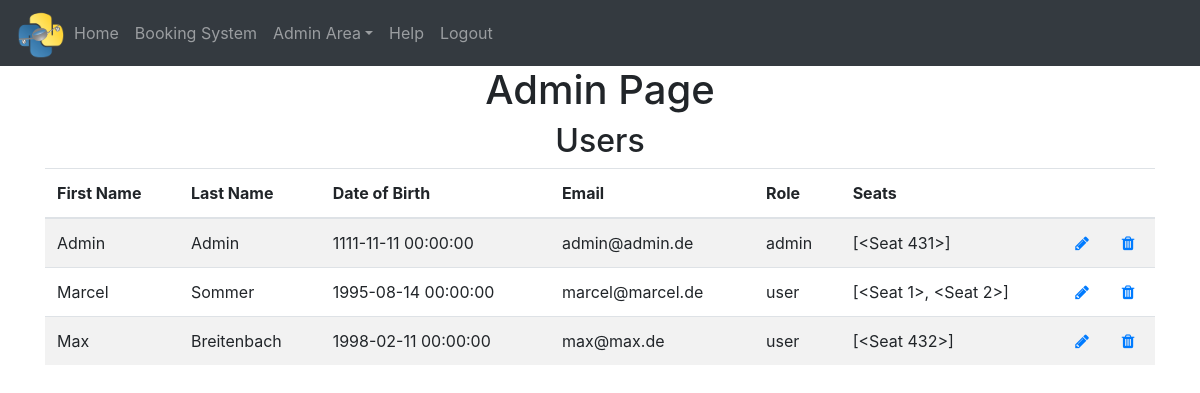
Page /admin-area/user (signed in) on the committed database.
### website/models.py (models this page shows)
class User(db.Model, UserMixin):
    id = db.Column(db.Integer, primary_key=True)
    email = db.Column(db.String(150), unique=True)
    password = db.Column(db.String(150))
    first_name = db.Column(db.String(150))
    last_name = db.Column(db.String(150))
    birth_date = db.Column(db.DateTime)
    role = db.Column(db.String(10))
    seats = db.relationship('Seat')

### website/admin.py (the view)
@admins.route('/user', methods=['GET', 'POST'])
@login_required
def admin_user():
    admin = admin_user_checker(current_user)
    if admin:
        users = User.query.all()
        return render_template('admin_user.html', user=current_user, users=users)

### website/__init__.py (called while the page is built)
def create_app():
    from .views import views
    from .auth import auth
    from .admin import admins
    from .models import User, Seat
    app = Flask(__name__)
    app.config['SECRET_KEY'] = 'secret'
    app.config['SQLALCHEMY_DATABASE_URI'] = f'sqlite:///{DB_NAME}'
    app.config['FLASK_ADMIN_SWATCH'] = 'cerulean'
    app.register_blueprint(views, url_prefix='/')
    app.register_blueprint(auth, url_prefix='/')
    app.register_blueprint(admins, url_prefix='/admin-area')
    db.init_app(app)
    create_database(app)
    login_manager = LoginManager()
    login_manager.login_view = 'auth.login'
    login_manager.init_app(app)
    @login_manager.user_loader
    def load_user(id):
        return User.query.get(int(id))
    return app

### website/python_scripts.py (called while the page is built)
def admin_user_checker(current_user):
    if current_user.role == 'admin':
        return True
    else:
        flash('You need do be an Admin to access!!', category='error')
        return redirect(url_for('views.home'))

### website/templates/admin_user.html
{% extends "base.html" %} {% block title %}Admin{% endblock %}
{% block content%}
<h1 align="center">Admin Page</h1>
<h2 align="center">Users</h2>
<table class="table table-striped" id="users">
    <thead>
        <tr>
        <th scope="col">First Name</th>
        <th scope="col">Last Name</th>
        <th scope="col">Date of Birth</th>
        <th scope="col">Email</th>
        <th scope="col">Role</th>
        <th scope="col">Seats</th>
        <th scope="col"></th>
        <th scope="col"></th>
        </tr>
    </thead>
    <tbody>
        {% for user in users %}
        <tr>
        <td>{{user.first_name}}</td>
        <td>{{user.last_name}} </td>
        <td>{{user.birth_date}}</td>
        <td>{{user.email}}</td>
        <td>{{user.role}}</td>
        <td>{{user.seats}}</td>
        <td><a class="icon" href="{{url_for('admins.update_user', id=user.id)}}" >
            <span class="fa fa-pencil glyphicon glyphicon-pencil"></span></a></td>
        <td><a class="icon" href="{{url_for('admins.delete_user', id=user.id)}}">
            <span class="fa fa-trash glyphicon glyphicon-trash"></span>
        </a></td>
        </tr>
        {% endfor %}
    </tbody>
</table>
{% endblock %}

### rows in the picture
User: first_name "Admin", last_name "Admin", birth_date "1111-11-11 00:00:00", email "admin@admin.de", role "admin", seats "[<Seat 431>]"
User: first_name "Marcel", last_name "Sommer", birth_date "1995-08-14 00:00:00", email "marcel@marcel.de", role "user", seats "[<Seat 1>, <Seat 2>]"
User: first_name "Max", last_name "Breitenbach", birth_date "1998-02-11 00:00:00", email "max@max.de", role "user", seats "[<Seat 432>]"
